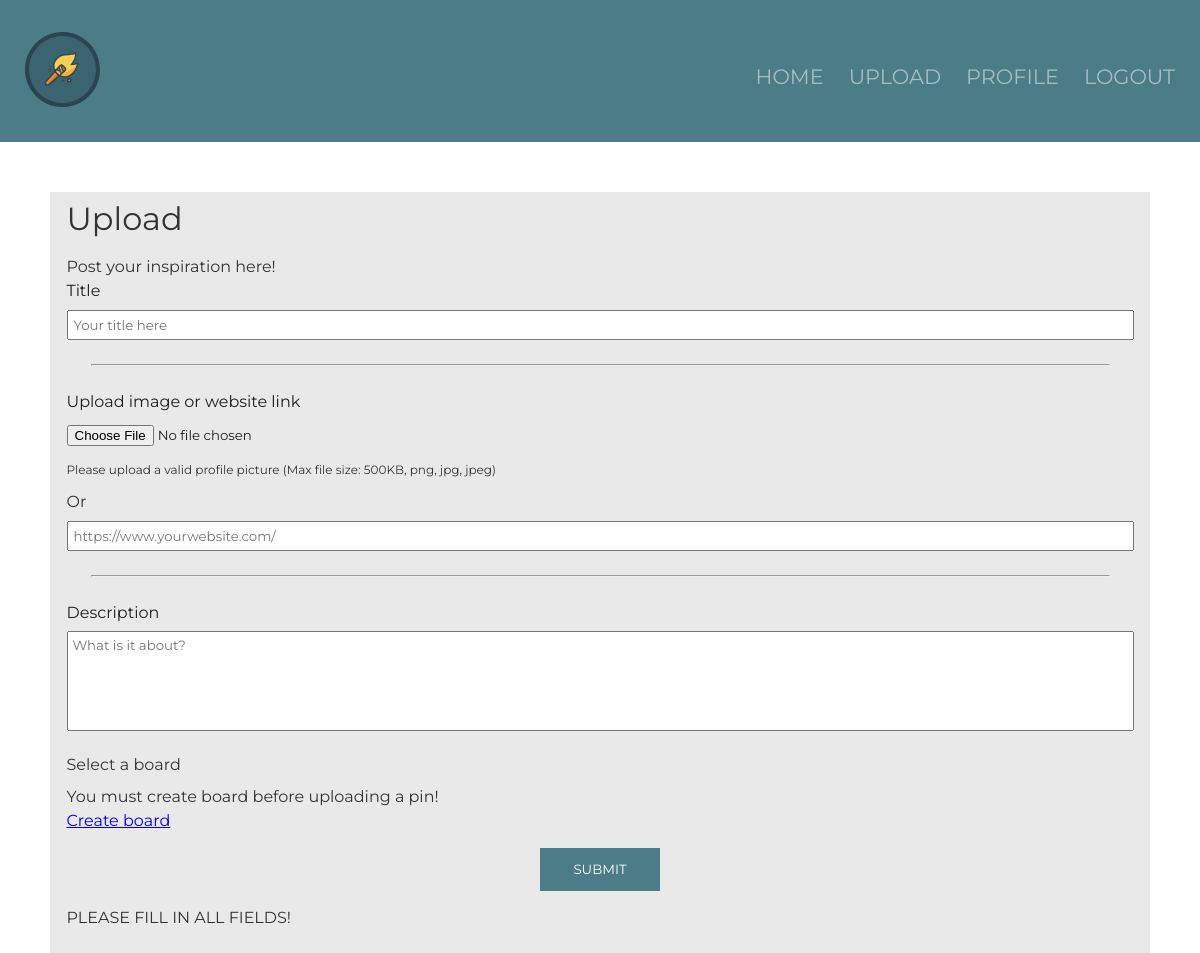
Page /upload.php (signed in) on the earlier database version.
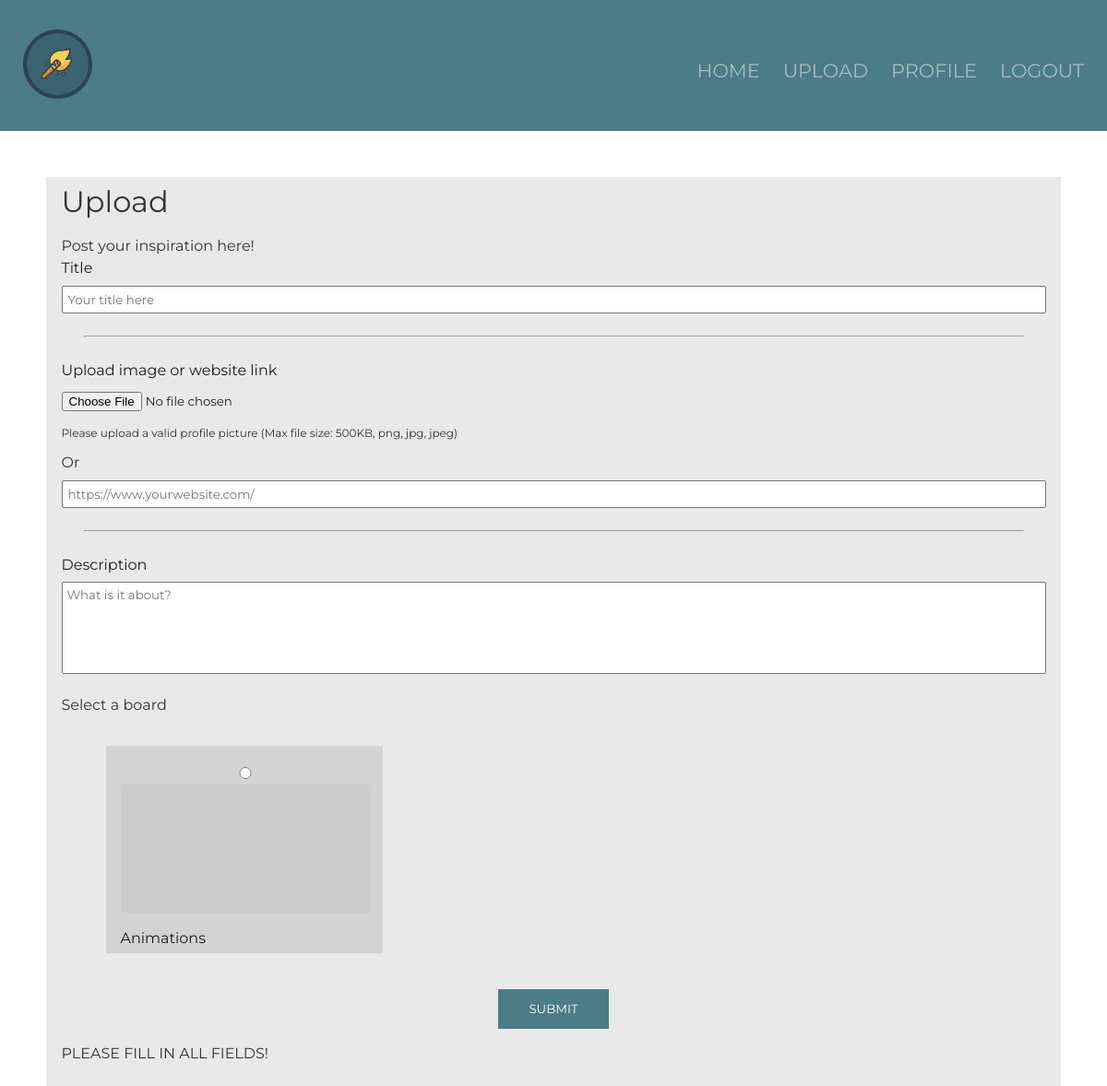
Same page on the later database version.
### tables this page shows
CREATE TABLE `boards` (
  `id` int(11) UNSIGNED NOT NULL,
  `userid` int(11) NOT NULL,
  `title` varchar(200) NOT NULL DEFAULT '',
  `state` varchar(11) NOT NULL DEFAULT ''
);

### upload.php (the view, shortened to what this page needs)
<?php
    $email = $_SESSION['user'];
    $connection = new PDO('mysql:host=localhost; dbname=IMDterest', 'root', '');
    $statement = $connection->prepare("SELECT id FROM users WHERE email = :email");
    $statement->bindvalue(":email", $email);
    $userid = $statement->fetchColumn();
    $statemnt = $connection->prepare("select * from boards where userid = :userid");
    $statemnt->bindValue(':userid', $_SESSION['id']);
    $statemnt->execute();
    $boards = $statemnt->fetchAll(PDO::FETCH_ASSOC);
    if (!empty($_POST["title"]) && !empty($_POST["description"]) && !empty($_POST["board"])) {
        if (!empty($_POST["link"]) && empty($_FILES["fileToUpload"]["name"])) {
            $link = $_POST["link"];
            $title = $_POST["title"];
            $description = $_POST["description"];
            $afbeelding = "";
            $board = $_POST["board"];
            $post = new Post();
            $post->setMTitle($title);
            $post->setMAfbeelding($afbeelding);
            $post->setMLink($link);
            $post->setMDescription($description);
            $post->setMUserId($userid);
            $post->setMBoard($board);
            $post->Upload();
        } elseif (!empty($_FILES["fileToUpload"]["name"]) && empty($_POST["link"])) {
            $title = $_POST["title"];
            $description = $_POST["description"];
            $link = "";
            $board = $_POST["board"];
            if (!empty($_FILES["fileToUpload"]["name"])) {
                $target_dir = "uploads/";
                $target_file = $target_dir . basename($_FILES["fileToUpload"]["name"]);
                $uploadOk = 1;
                $imageFileType = pathinfo($target_file, PATHINFO_EXTENSION);
                    if (isset($_POST["submit"])) {
                        $check = getimagesize($_FILES["fileToUpload"]["tmp_name"]);
                        if ($check !== false) {
                            $uploadSuccess_isImage = "File is an image - " . $check["mime"] . ".";
                            $uploadOk = 1;
                        } else {
                            $uploadError_isNotImage = "File is not an image.";
                            $uploadOk = 0;
                        }
                    }
                    if ($_FILES["fileToUpload"]["size"] > 500000) {
                        $uploadError_size = "Sorry, your file is too large.";
                        $uploadOk = 0;
                    }
                    if ($imageFileType != "jpg" && $imageFileType != "png" && $imageFileType != "jpeg"
                        && $imageFileType != "gif"
                    ) {
                        $uploadError_type = "Sorry, only JPG, JPEG, PNG & GIF files are allowed.";
                        $uploadOk = 0;
                    }
                    if ($uploadOk == 0) {
                        $uploadError_ok = "Sorry, your file was not uploaded.";
                    } else {
                        if (move_uploaded_file($_FILES["fileToUpload"]["tmp_name"], $target_file)) {
                            $uploadSuccess = "The file " . basename($_FILES["fileToUpload"]["name"]) . " has been uploaded.";
                            $afbeelding = $target_dir . basename($_FILES["fileToUpload"]["name"]);
                        } else {
                            $uploadError = "Sorry, there was an error uploading your file.";
                        }
                    }
            }
            if (!empty($afbeelding)) {
                $post = new Post();
                $post->setMTitle($title);
                $post->setMAfbeelding($afbeelding);
                $post->setMLink($link);
                $post->setMDescription($description);
                $post->setMUserId($userid);
                $post->setMBoard($board);
                $post->Upload();
            }
        } else {
            $imageError = "PLEASE UPLOAD AN IMAGE OR A WEBSITE!";
        }
    } else {
        $fieldError = "PLEASE FILL IN ALL FIELDS!";
    }
?>
<!doctype html>
<html lang="en">
<head>
    <link rel="stylesheet" href="css/reset.css">
    <link rel="stylesheet" href="css/nav.css">
    <link rel="stylesheet" href="css/style.css">
</head>
<body>
<?php include_once("nav.inc.php")?>
<div id="container">
    <form action="" method="post" id="submit" enctype="multipart/form-data">
        <h1>Upload</h1>
        <p>Post your inspiration here!</p>
        <label for="title">Title</label>
        <input type="text" id="title" name="title" placeholder="Your title here">
        <hr>
        <label for="afbeelding">Upload image or website link</label>
        <input type="file" name="fileToUpload" id="afbeelding" class="image_submit">
        <p style="font-size: 12px;"> Please upload a valid profile picture (Max file size: 500KB, png, jpg, jpeg)</p>
        <p>Or </p>
        <input type="text" id="link" name="link" placeholder="https://www.yourwebsite.com/">
        <hr>
        <label for="description">Description</label>
        <textarea id="description" name="description" placeholder="What is it about?"></textarea>
        <p>Select a board</p>
        <?php if (empty($boards)) :  ?>
        <p>You must create board before uploading a pin!</p>
            <a href="newBoard.php">Create board</a>
        <?php endif; ?>
        <?php foreach ($boards as $b): ?>
            <div id="boards">
                <div class="board <?php echo $board_state ?>">
                    <div class="contain">
                        <input id="board" name="board" value="<?php echo $b['id']?>" type="radio">
                        <img src="http://lorempixel.com/400/300" alt="random">
                    </div>
                    <h3><?php echo $b['title']?></h3>
                </div>
            </div>
        <?php endforeach; ?>
        <button type="submit">Submit</button>
        <p><?php if (isset($fieldError)) {
    echo $fieldError;
} ?></p>
    </form>
</div>
</body>
</html>

### nav.inc.php
<div id="navigatie">
    <img src="images/spark_logo.svg" alt="spark_logo">
    <nav>
        <a href="index.php">Home</a>
        <a href="upload.php">Upload</a>
        <a href="profile.php?id=<?php echo $_SESSION['id'];?>">Profile</a>
        <a href="logout.php">Logout</a>
    </nav>
</div>

### css/nav.css (style rules this page uses)
#navigatie { background-color: #4b7c87; padding: 2em 0 0 0; padding-bottom: 2em; }
#navigatie img { width: 10%; margin-left: 45%; margin-right: 45%; margin-bottom: 10px; }
nav { display: flex; justify-content: center; width: 100%; font-size: 1em; }
nav a { margin-left: 10px; margin-right: 10px; }
nav a:link, nav a:visited, nav a:hover, nav a:active { color: white; text-decoration: none; text-transform: uppercase; opacity: 0.5; }
@media only screen and (min-width: 690px) { nav { float: right; justify-content: flex-end; width: 85%; font-size: 1.3em; margin-top: 35px; } }
@media only screen and (min-width: 690px) { nav a { margin-left: 0; margin-right: 25px; } }
@media only screen and (min-width: 690px) { #navigatie img { width: 75px; margin-left: 25px; margin-right: 0; margin-bottom: 0; } }

### css/style.css (style rules this page uses)
* { box-sizing: border-box; font-family: 'Montserrat', sans-serif; }
body { font-family: 'Montserrat', sans-serif; color: #201D1E; box-sizing: border-box; }
#container { width: 80%; margin: auto; margin-top: 50px; margin-bottom: 50px; line-height: 24px; height: 200px; }
#container form { background-color: #e9e9e9; padding-left: 1.5%; padding-right: 1.5%; padding-top: 15px; padding-bottom: 15px; }
#container form p { color: #333333; }
@media only screen and (min-width: 1200px) { #container { width: 1100px; } }
h1,h2,p { color: white; }
h1 { font-size: 2em; padding-bottom: 0.5em; }
.form label,input, button, p { display: block; }
button { background-color: #4b7c87; border: 0; padding: 1em 2.5em; margin: 2em 0; text-transform: uppercase; color: white; }
#submit h1 { color: #333333; }
#submit input { width: 100%; }
#submit input, #submit textarea { margin: 0.5em 0; padding-left: 5px; padding-top: 5px; padding-bottom: 5px; }
#submit input#afbeelding { padding-left: 0; }
#submit textarea { resize: none; width: 100%; height: 100px; }
#submit button { margin: auto; margin-top: 15px; margin-bottom: 15px; }
p { margin-top: 0.5em; color: #9da5b6; }

### upload.php (style rules this page uses)
#boards { display: flex; flex-direction: row; margin: 0.5em 1.5em; }
hr { margin: 1.5em; }
.board { height: 225px; width: 300px; background-color: lightgray; margin: 1.5em; padding: 1em; }
.contain { height: 165px; width: 270px; overflow: hidden; margin-bottom: 1em; }
.contain img { width: inherit; }
#boards { display: flex; flex-direction: row; flex-wrap: wrap; }

Differences in the rows shown:
now on this page (row edited): boards: title "Animations"
Other differences:
text no longer shown: "You must create board before uploading a pin! Create board"
